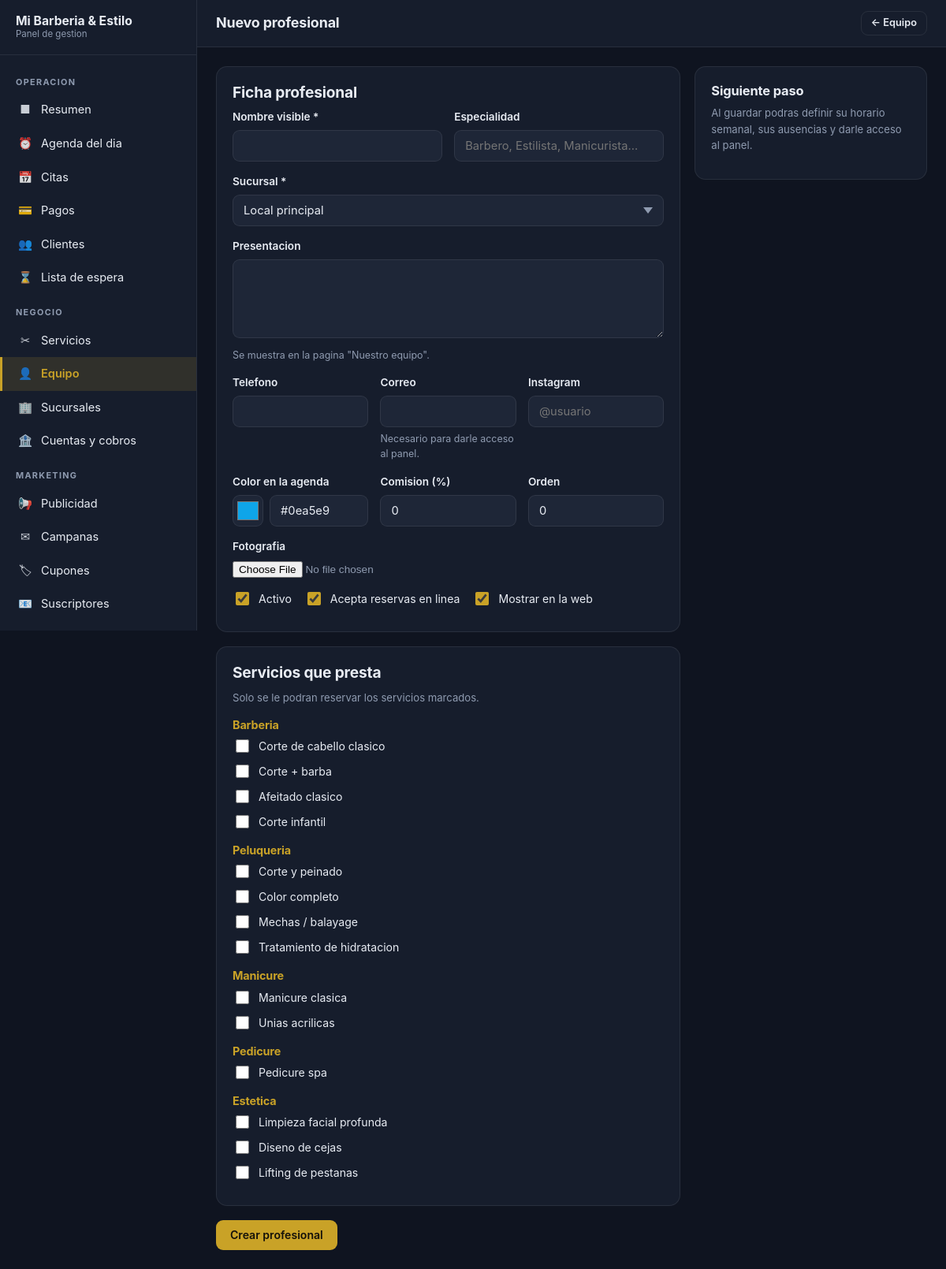
/panel/personal/nuevo (signed in), run on the app's committed database.
### tables this page shows
CREATE TABLE `service_categories` (
  `id` int(10) unsigned NOT NULL AUTO_INCREMENT,
  `name` varchar(100) NOT NULL,
  `slug` varchar(120) NOT NULL,
  `description` varchar(500) NOT NULL DEFAULT '',
  `icon` varchar(60) NOT NULL DEFAULT '' COMMENT 'Nombre del icono en la interfaz',
  `color` varchar(7) NOT NULL DEFAULT '#8b5cf6',
  `image_path` varchar(255) NOT NULL DEFAULT '',
  `is_active` tinyint(1) NOT NULL DEFAULT 1,
  `show_on_home` tinyint(1) NOT NULL DEFAULT 1,
  `sort_order` smallint(6) NOT NULL DEFAULT 0,
  `created_at` datetime NOT NULL,
  `updated_at` datetime NOT NULL,
  `deleted_at` datetime DEFAULT NULL,
  PRIMARY KEY (`id`),
  UNIQUE KEY `uq_categories_slug` (`slug`),
  KEY `idx_categories_active` (`is_active`,`sort_order`)
);

CREATE TABLE `services` (
  `id` int(10) unsigned NOT NULL AUTO_INCREMENT,
  `category_id` int(10) unsigned NOT NULL,
  `name` varchar(140) NOT NULL,
  `slug` varchar(160) NOT NULL,
  `short_description` varchar(255) NOT NULL DEFAULT '',
  `description` text DEFAULT NULL,
  `image_path` varchar(255) NOT NULL DEFAULT '',
  `duration_minutes` smallint(5) unsigned NOT NULL DEFAULT 30,
  `buffer_before_minutes` smallint(5) unsigned NOT NULL DEFAULT 0 COMMENT 'Preparacion previa',
  `buffer_after_minutes` smallint(5) unsigned NOT NULL DEFAULT 5 COMMENT 'Limpieza posterior',
  `price` decimal(10,2) NOT NULL DEFAULT 0.00,
  `promo_price` decimal(10,2) DEFAULT NULL,
  `promo_starts_at` datetime DEFAULT NULL,
  `promo_ends_at` datetime DEFAULT NULL,
  `deposit_required` tinyint(1) NOT NULL DEFAULT 0 COMMENT 'Exige abono para reservar',
  `deposit_amount` decimal(10,2) NOT NULL DEFAULT 0.00,
  `deposit_is_percentage` tinyint(1) NOT NULL DEFAULT 0,
  `requires_consultation` tinyint(1) NOT NULL DEFAULT 0,
  `max_per_day` smallint(5) unsigned NOT NULL DEFAULT 0 COMMENT '0 = sin limite',
  `loyalty_points` smallint(5) unsigned NOT NULL DEFAULT 0,
  `is_active` tinyint(1) NOT NULL DEFAULT 1,
  `is_featured` tinyint(1) NOT NULL DEFAULT 0,
  `bookable_online` tinyint(1) NOT NULL DEFAULT 1,
  `gender_target` enum('all','male','female','kids') NOT NULL DEFAULT 'all',
  `sort_order` smallint(6) NOT NULL DEFAULT 0,
  `created_at` datetime NOT NULL,
  `updated_at` datetime NOT NULL,
  `deleted_at` datetime DEFAULT NULL,
  PRIMARY KEY (`id`),
  UNIQUE KEY `uq_services_slug` (`slug`),
  KEY `idx_services_category` (`category_id`,`is_active`),
  KEY `idx_services_featured` (`is_featured`,`is_active`),
  KEY `idx_services_deleted` (`deleted_at`),
  CONSTRAINT `fk_services_category` FOREIGN KEY (`category_id`) REFERENCES `service_categories` (`id`)
);

### app/Views/admin/staff/form.php (the view, shortened to what the rows shown need)
<?php
$id = $member === null ? 0 : (int) $member['id'];
$action = $id > 0 ? url('/panel/personal/' . $id) : url('/panel/personal');
$value = static fn (string $key, mixed $default = ''): mixed => $member[$key] ?? $default;
?>
<?php View::start('title'); ?><?= $id > 0 ? e((string) $value('display_name')) : 'Nuevo profesional' ?><?php View::stop(); ?>
<div class="grid grid--sidebar">
    <div>
        <form method="post" action="<?= e($action) ?>" enctype="multipart/form-data">
            <div class="card">
                <h2>Ficha profesional</h2>
            </div>
            <div class="card">
                <h2>Servicios que presta</h2>
                <p class="text-muted text-small">
                    Solo se le podran reservar los servicios marcados.
                </p>
                <?php foreach ($categories as $category): ?>
                    <?php if (empty($category['services'])) { continue; } ?>
                    <h3 class="mt-2" style="font-size:.9rem;color:var(--a-primary)"><?= e($category['name']) ?></h3>
                    <?php foreach ($category['services'] as $service): ?>
                        <label class="checkbox">
                            <input type="checkbox" name="service_ids[]" value="<?= (int) $service['id'] ?>"
                                   <?= in_array((int) $service['id'], $assignedServices, true) ? 'checked' : '' ?>>
                            <span><?= e($service['name']) ?></span>
                        </label>
                    <?php endforeach; ?>
                <?php endforeach; ?>
            </div>
        </form>
    </div>
</div>

### data on the page
service_categories: name "Barberia"
services: name "Corte de cabello clasico"
services: name "Corte + barba"
services: name "Afeitado clasico"
services: name "Corte infantil"
service_categories: name "Peluqueria"
services: name "Corte y peinado"
services: name "Color completo"
services: name "Mechas / balayage"
services: name "Tratamiento de hidratacion"
service_categories: name "Manicure"
services: name "Manicure clasica"
services: name "Unias acrilicas"
service_categories: name "Pedicure"
services: name "Pedicure spa"
service_categories: name "Estetica"
services: name "Limpieza facial profunda"
services: name "Diseno de cejas"
services: name "Lifting de pestanas"

### other printed values
str_limit($businessName, 22) "Mi Barberia & Estilo"
$groupLabel "OPERACION"
$item['icon'] "■"
$item['label'] "Resumen"
$item['icon'] "⏰"
$item['label'] "Agenda del dia"
$item['icon'] "📅"
$item['label'] "Citas"
$item['icon'] "💳"
$item['label'] "Pagos"
$item['icon'] "👥"
$item['label'] "Clientes"
$item['icon'] "⌛"
$item['label'] "Lista de espera"
$groupLabel "NEGOCIO"
